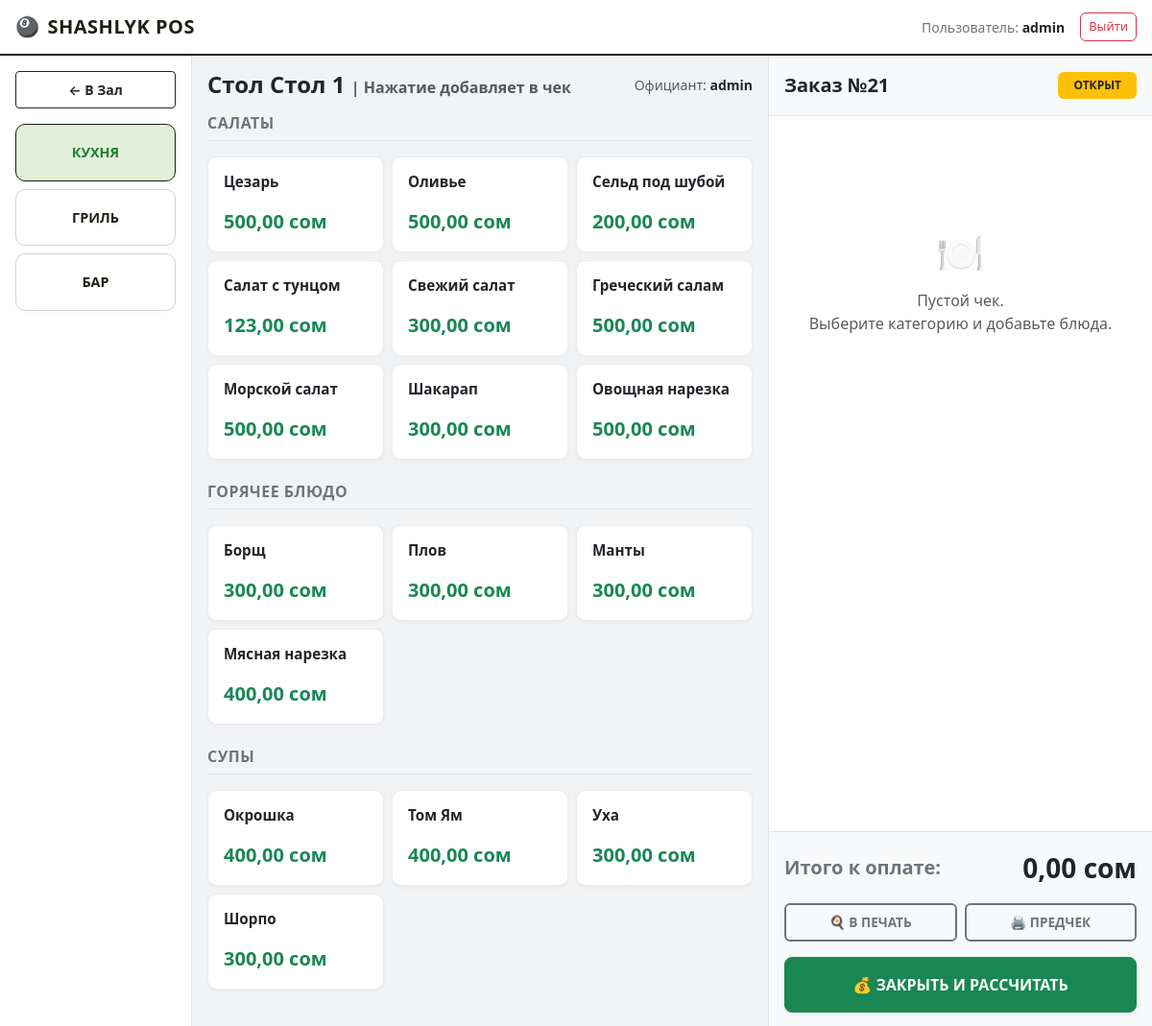
Screenshot of /pos/table/1/ (signed in) with the database file from the repository.
### orders/models.py (models this page shows, shortened)
class Table(models.Model):
    number = models.CharField(max_length=10, unique=True, verbose_name=_("Номер стола"))
    is_available = models.BooleanField(default=True, verbose_name=_("Доступен/Свободен"))
    is_active = models.BooleanField(default=True, verbose_name=_("Активен (Существует в зале)"))
    class Meta:
        verbose_name = _('Стол')
        verbose_name_plural = _('Столы')

class Order(models.Model):
    STATUS_CHOICES = (
        ('active', _('Открыт (Обслуживание)')),
        ('closed', _('Оплачен (Закрыт)')),
        ('cancelled', _('Отменен')),
    )
    PAYMENT_METHODS = [
        ('cash', 'Наличные 💵'),
        ('card', 'Карта 💳'),
        ('qr', 'QR-платеж 📱'),
    ]
    payment_method = models.CharField(
        max_length=10,
        choices=PAYMENT_METHODS,
        blank=True,
        null=True,
        verbose_name="Способ оплаты"
    )
    table = models.ForeignKey(Table, on_delete=models.SET_NULL, null=True, blank=True, related_name='orders', verbose_name=_("Стол"))
    waiter = models.ForeignKey(User, on_delete=models.PROTECT, verbose_name=_("Официант"))
    status = models.CharField(max_length=15, choices=STATUS_CHOICES, default='active', verbose_name=_("Статус"))
    created_at = models.DateTimeField(auto_now_add=True, verbose_name=_("Открыт в"))
    closed_at = models.DateTimeField(null=True, blank=True, verbose_name=_("Закрыт в"))
    total_amount = models.DecimalField(max_digits=10, decimal_places=2, default=0, verbose_name=_("Итого к оплате"))
    class Meta:
        verbose_name = _('Счет')
        verbose_name_plural = _('Счета (Чеки)')

### menu/models.py (models this page shows, shortened)
class Category(models.Model):
    STATION_CHOICES = (
        ('bar', 'Бар'),
        ('kitchen', 'Кухня'),
        ('grill', 'Гриль'),
    )
    name = models.CharField(max_length=50, unique=True, verbose_name=_("Название категории (напр. Салаты, Напитки)"))
    station = models.CharField(
        max_length=20,
        choices=STATION_CHOICES,
        default='kitchen',
        verbose_name=_("Куда отправлять чек (Цех)")
    )
    class Meta:
        verbose_name = _('Категория меню')
        verbose_name_plural = _('Категории меню')

class Product(models.Model):
    DEPARTMENT_CHOICES = [
        ('grill', '🔥 Мангал / Гриль'),
        ('bar', '🍹 Бар / Напитки'),
        ('kitchen', '🍳 Горячий/Холодный цех'),
    ]
    department = models.CharField(
        max_length=20,
        choices=DEPARTMENT_CHOICES,
        default='kitchen',
        verbose_name="Цех приготовления"
    )
    category = models.ForeignKey(
        Category,
        on_delete=models.PROTECT,
        related_name='products',
        verbose_name=_("Категория")
    )
    name = models.CharField(max_length=100, unique=True, verbose_name=_("Название блюда/товара"))
    price = models.DecimalField(max_digits=10, decimal_places=2, verbose_name=_("Цена продажи"))
    cost_price = models.DecimalField(max_digits=10, decimal_places=2, default=0, verbose_name=_("Цена закупа"))
    stock = models.IntegerField(null=True, blank=True, verbose_name=_("Остаток на складе"))
    is_active = models.BooleanField(default=True, verbose_name=_("Активен (Показывать в меню)"))
    class Meta:
        verbose_name = _('Товар/Блюдо')
        verbose_name_plural = _('Товары и Блюда')

### orders/views.py (the view)
# urls.py: path('table/<int:table_id>/', views.order_detail, name='order_detail'),
@login_required
def order_detail(request, table_id):
    table = get_object_or_404(Table, id=table_id)
    order = Order.objects.filter(
        table=table,
        status__in=['draft', 'active']
    ).first()
    if not order:
        order = Order.objects.create(
            table=table,
            waiter=request.user,
            status='draft'  # 🌟 ВАЖНО: создаем как черновик, чтобы зал оставался зеленым!
        )
    order_items = order.items.all()
    menu_categories = Category.objects.all() # или ваша логика категорий
    return render(request, 'orders/order_detail.html', {
        'order': order,
        'table': table,
        'order_items': order_items,
        'menu_categories': menu_categories,
    })

### orders/templates/orders/order_detail.html (shortened to what this page needs)
{% extends 'base.html' %}
{% block content %}
<div class="container-fluid poster-container p-0">
    <div class="row g-0 h-100">
        <div class="col-md-2 poster-sidebar-left p-3 d-flex flex-column gap-2 h-100">
            <div class="mb-2">
                <a href="{% url 'waiter_dashboard' %}" class="btn btn-outline-dark btn-sm w-100 py-2 fw-semibold">&larr; В Зал</a>
            </div>
            <button class="w-100 station-btn" id="btn-kitchen" onclick="switchStation('kitchen')" style="color: #1e7e34;">
                Кухня
            </button>
            <button class="w-100 station-btn" id="btn-grill" onclick="switchStation('grill')" style="color: #1e7e34;">
                 Гриль
            </button>
            <button class="w-100 station-btn" id="btn-bar" onclick="switchStation('bar')" style="color: #1e7e34;">
                Бар
            </button>
        </div>
        <div class="col-md-6 poster-menu-center p-3 h-100">
            <div class="d-flex justify-content-between align-items-center mb-3">
                <h4 class="fw-bold m-0 text-dark">Стол {{ table.number }} <span class="text-muted fs-6">| Нажатие добавляет в чек</span></h4>
                <div class="text-end text-muted small">
                    Официант: <strong class="text-dark">{{ order.waiter.username }}</strong>
                </div>
            </div>
            <div class="menu-display-area">
                <div id="panel-kitchen" class="station-panel">
                    {% for category in menu_categories %}
                        {% if category.station == 'kitchen' %}
                            <div class="mb-4">
                                <h6 class="text-uppercase text-secondary fw-bold mb-3 border-bottom pb-2" style="letter-spacing: 0.5px;">{{ category.name }}</h6>
                                <div class="row g-2 row-cols-2 row-cols-sm-3">
                                    {% for product in category.products.all %}
                                        <div class="col">
                                            <button type="button"
                                                    class="btn poster-product-card add-to-order-btn w-100 d-flex flex-column justify-content-between p-3"
                                                    data-url="{% url 'add_item_to_order' order.id product.id %}">
                                                <div class="fw-semibold text-wrap text-start text-dark" style="font-size: 0.95rem; line-height: 1.3;">{{ product.name }}</div>
                                                <div class="fw-bold fs-5 mt-2 text-success">{{ product.price }} сом</div>
                                            </button>
                                        </div>
                                    {% endfor %}
                                </div>
                            </div>
                        {% endif %}
                    {% endfor %}
                </div>
            </div>
        </div>
        <div class="col-md-4 poster-cart-right">
            <div id="receipt-container" class="d-flex flex-column h-100 w-100">
                <div class="cart-header p-3 bg-light d-flex justify-content-between align-items-center border-bottom">
                    <span class="fs-5 fw-bold text-dark">Заказ №{{ order.id }}</span>
                    <span class="badge bg-warning text-dark px-3 py-2 fw-bold">ОТКРЫТ</span>
                </div>
                <div class="cart-items-wrapper p-3">
                    {% for item in order_items|dictsort:"status" %}
                        <div class="cart-item-row d-flex justify-content-between align-items-center">
                            <div style="flex: 1;" class="pe-2">
                                <span class="fw-semibold text-dark">{{ item.product.name }}</span>
                                {% if item.comment %}
                                    <div class="small text-danger" style="font-size: 0.8rem;">({{ item.comment }})</div>
                                {% endif %}
                                <div class="small mt-1">
                                    {% if item.status == 'pending' %}
                                        <span class="status-dot bg-warning"></span><span class="text-muted small">В чек не отправлено</span>
                                    {% else %}
                                        <span class="status-dot bg-success"></span><span class="text-success small">Отправлено</span>
                                    {% endif %}
                                </div>
                            </div>
                            <div class="d-flex align-items-center me-3">
                                {% if item.status == 'pending' %}
                                    <form action="{% url 'decrease_item' item.id %}" method="POST" class="m-0">
                                        {% csrf_token %}
                                        <button type="submit" class="btn qty-btn">-</button>
                                    </form>
                                    <span class="mx-2 fw-bold text-dark" style="min-width: 20px; text-align: center;">{{ item.quantity }}</span>
                                    <form action="{% url 'increase_item' item.id %}" method="POST" class="m-0">
                                        {% csrf_token %}
                                        <button type="submit" class="btn qty-btn">+</button>
                                    </form>
                                {% else %}
                                    <span class="badge bg-secondary text-white px-2 py-1 me-2">x{{ item.quantity }}</span>
                                {% endif %}
                            </div>
                            <div class="text-end" style="min-width: 90px;">
                                {% if item.status == 'pending' %}
                                    <span class="fw-bold text-dark">{{ item.get_total_price }} с.</span>
                                {% else %}
                                    <form action="{% url 'resend_item_to_kitchen' item.id %}" method="POST" class="m-0">
                                        {% csrf_token %}
                                        <button type="submit" class="btn btn-link p-0 m-0 text-decoration-none text-success fw-bold small" title="Перепечать встречки">
                                            {{ item.get_total_price }} с. 🔄
                                        </button>
                                    </form>
                                {% endif %}
                            </div>
                        </div>
                    {% empty %}
                        <div class="text-center text-muted my-5 py-5">
                            <span class="fs-1 d-block mb-2">🍽️</span>
                            Пустой чек.<br>Выберите категорию и добавьте блюда.
                        </div>
                    {% endfor %}
                </div>
                <div class="cart-footer p-3 bg-light border-top shadow-sm">
                    <div class="d-flex justify-content-between align-items-center mb-3">
                        <span class="fs-5 fw-bold text-secondary">Итого к оплате:</span>
                        <span class="fs-3 fw-bold text-dark">{{ order.total_amount }} сом</span>
                    </div>
                    <div class="row g-2 mb-2">
                        <div class="col-6">
                            <form action="{% url 'send_order_to_kitchen' order.id %}" method="POST" class="m-0">
                                <button type="submit" class="btn btn-outline-secondary btn-md w-100 py-2 fw-bold text-uppercase" style="font-size: 0.85rem; border-width: 2px;">
                                    🍳 В Печать
                                </button>
                            </form>
                        </div>
                        <div class="col-6">
                            <form action="{% url 'print_prebill' order.id %}" method="POST" class="m-0">
                                <button type="submit" class="btn btn-outline-secondary btn-md w-100 py-2 fw-bold text-uppercase" style="font-size: 0.85rem; border-width: 2px;">
                                    🖨️ Предчек
                                </button>
                            </form>
                        </div>
                    </div>
                    <div class="row g-2 mt-1">
                        <div class="col-12">
                            <button type="button"
                                    class="btn btn-success btn-lg w-100 py-3 fw-bold text-uppercase text-white shadow-sm"
                                    style="font-size: 1rem;"
                                    data-bs-toggle="modal"
                                    data-bs-target="#paymentModal">
                                💰 Закрыть и Рассчитать
                            </button>
                        </div>
                    </div>
                </div>
            </div>
        </div>
    </div>
</div>
{% endblock %}

### templates/base.html (shortened to what this page needs)
<!DOCTYPE html>
<html lang="ru">
<head>
    <link rel="stylesheet" href="https://cdn.jsdelivr.net/npm/bootstrap@5.3.2/dist/css/bootstrap.min.css">
</head>
<body>
    <nav class="navbar navbar-expand navbar-light py-2">
        <div class="container-fluid px-3">
            <a class="navbar-brand fw-bold text-logo-accent d-flex align-items-center" href="{% url 'waiter_dashboard' %}">
                <span class="me-2">🎱</span> SHASHLYK POS
            </a>
            <div class="ms-auto">
                {% if user.is_authenticated %}
                    <div class="d-flex align-items-center gap-3">
                        <span class="navbar-text text-secondary small">
                            Пользователь: <strong class="text-dark fw-semibold">{{ user.username }}</strong>
                        </span>
                        <form action="{% url 'logout' %}" method="post" class="m-0 p-0">
                            <button type="submit" class="btn btn-sm btn-outline-danger py-1 px-2 rounded-2 fw-medium" style="font-size: 0.8rem;">
                                Выйти
                            </button>
                        </form>
                    </div>
                {% else %}
                    <span class="navbar-text text-muted small fw-medium">
                        Требуется авторизация
                    </span>
                {% endif %}
            </div>
        </div>
    </nav>
    <div class="main-content-wrapper">
        {% block content %}
        {% endblock %}
    </div>
</body>
</html>

### templates/base.html (style rules this page uses)
html, body { height: 100%; margin: 0; padding: 0; overflow: hidden; }
body { background-color: #f8f9fa; color: #212529; font-family: system-ui, -apple-system, "Segoe UI", Roboto, sans-serif; display: flex; flex-direction: column; }
.navbar { background-color: #ffffff !important; border-bottom: 2px solid #171f26; box-shadow: 0 2px 4px rgba(0,0,0,0.04); flex-shrink: 0; }
.navbar-brand { font-size: 1.25rem; letter-spacing: 0.5px; }
.main-content-wrapper { flex-grow: 1; overflow: hidden; position: relative; }
.text-logo-accent { color: #1c200f !important; }

### orders/templates/orders/order_detail.html (style rules this page uses)
.poster-container { height: calc(100vh - 56px); overflow: hidden; background-color: #f8f9fa; color: #212529; font-family: system-ui, -apple-system, "Segoe UI", Roboto, sans-serif; }
.poster-sidebar-left { background-color: #ffffff; border-right: 1px solid #dee2e6; overflow-y: auto; }
.poster-menu-center { background-color: #f1f3f5; overflow-y: auto; }
.poster-cart-right { background-color: #ffffff; border-left: 1px solid #dee2e6; display: flex; flex-direction: column; height: 100%; overflow: hidden; }
.cart-header, .cart-footer { flex-shrink: 0; }
.cart-items-wrapper { flex-grow: 1; overflow-y: auto; padding-right: 4px; background-color: #ffffff; }
.station-btn { border: 1px solid #ced4da; background: #ffffff; padding: 18px 10px; border-radius: 10px; transition: all 0.2s ease; font-weight: 700; text-transform: uppercase; font-size: 0.9rem; box-shadow: 0 2px 4px rgba(0,0,0,0.02); }
.poster-product-card { background-color: #ffffff; border: 1px solid #e9ecef; border-radius: 10px; min-height: 100px; transition: all 0.15s ease-in-out; text-align: left; box-shadow: 0 2px 4px rgba(0,0,0,0.04); }

### rows the page displays
Table: number "Стол 1"
Order: waiter.username "admin", id "21", total_amount "0,00"
Category: name "САЛАТЫ"
Product: name "Цезарь", price "500,00"
Product: name "Оливье", price "500,00"
Product: name "Сельд под шубой", price "200,00"
Product: name "Салат с тунцом", price "123,00"
Product: name "Свежий салат", price "300,00"
Product: name "Греческий салам", price "500,00"
Product: name "Морской салат", price "500,00"
Product: name "Шакарап", price "300,00"
Product: name "Овощная нарезка", price "500,00"
Category: name "ГОРЯЧЕЕ БЛЮДО"
Product: name "Борщ", price "300,00"
Product: name "Плов", price "300,00"
Product: name "Манты", price "300,00"
Product: name "Мясная нарезка", price "400,00"
Category: name "СУПЫ"
Product: name "Окрошка", price "400,00"
Product: name "Том Ям", price "400,00"
Product: name "Уха", price "300,00"
Product: name "Шорпо", price "300,00"

### other values shown
{{ user.username }} "admin"
